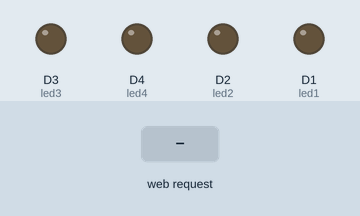
Simulated run of this sketch. Board: ESP8266 (NodeMCU). On the bench: output pins drawn as LEDs (lit = HIGH). Inputs (shaded band) come from the test bench. WiFi joins after 1.5 s; servers stay silent unless stated; what the sketch prints to the serial monitor is not drawn.

Above: at 2.8 s.
2.9 s: HTTP request GET /l1on received
At 3.7 s:
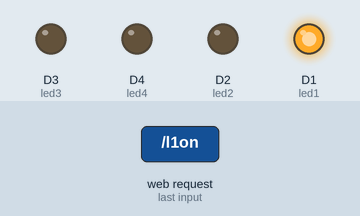
4.4 s: HTTP request GET /l2on received
At 4.8 s:
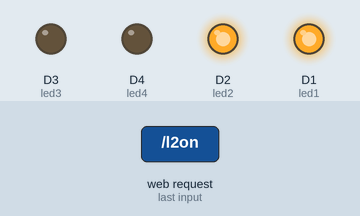
5.9 s: HTTP request GET /l1off received
At 7.1 s:
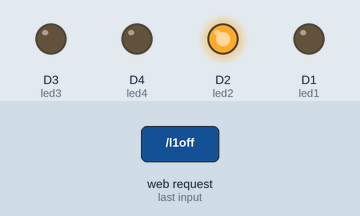
7.4 s: HTTP request GET /l3on received
At 8.3 s:
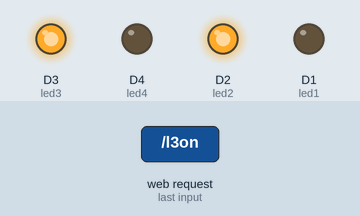
8.9 s: HTTP request GET /l2off received
At 9.4 s:
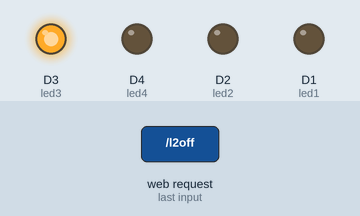
10.4 s: HTTP request GET /l4on received
At 11.8 s:
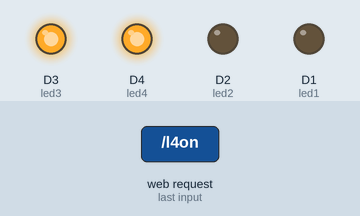
Timing chart, 0 to 12.9 s (numbered marks = the images above; inputs shaded):
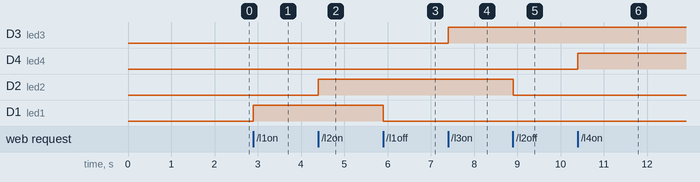

The sketch:

NodeMCU_test_ESP8266_.ino
```cpp
#include<ESP8266WiFi.h>

#define led1 D1
#define led2 D2
#define led3 D3
#define led4 D4

const char* ssid="Name";
const char* password="PW Bola Jabe na";

WiFiClient client;
WiFiServer server(80);

String data="";

void setup() {
  Serial.begin(115200);
  delay(10);
  pinMode(led1,OUTPUT);
  pinMode(led2,OUTPUT);
  pinMode(led3,OUTPUT);
  pinMode(led4,OUTPUT);

  Serial.print("Connecting to ");
  Serial.println(ssid);

  WiFi.begin(ssid,password);

  while(WiFi.status()!=WL_CONNECTED)
  {
    Serial.print(".");
    delay(200);
  }
  Serial.println();
  Serial.println("Connected");

  server.begin();
  Serial.println("Server Connected!");
  Serial.print("Use this IP to connect:");
  Serial.print(WiFi.localIP());
}

void loop() {

  client = server.available();
   if(!client)
   {
    return;
   }
   data = checkClient();

  if(data == "l1on")              //LED 1
    digitalWrite(led1,HIGH);
  else if(data == "l1off")
    digitalWrite(led1,LOW);

  if(data == "l2on")              //LED 2
    digitalWrite(led2,HIGH);
  else if(data == "l2off")
    digitalWrite(led2,LOW);

  if(data == "l3on")              //LED 3
    digitalWrite(led3,HIGH);
  else if(data == "l3off")
    digitalWrite(led3,LOW);

  if(data == "l4on")              //LED 4
    digitalWrite(led4,HIGH);
  else if(data == "l4off")
    digitalWrite(led4,LOW);


  client.println("HTTP/1.1 200 OK");
  client.println("Connect-Type: text/html");
  client.println("");
  client.println("<!DOCTYPE HTML>");
  client.println("<html>");
  client.println("<head><title>My Home!</title></head>");
  client.println("<body>");
  client.println("<center>");
  client.println("<br><h1>LED Control System</h1><br><br><hr><hr><br><br><br");

  client.println("<a href=\"/l1on\"\"><button>LED 1 ON</button></a>");
  client.println("<a href=\"/l1off\"\"><button>LED 1 OFF</button></a>");

  client.println("<a href=\"/l2on\"\"><button>LED 2 ON</button></a>");
  client.println("<a href=\"/l2off\"\"><button>LED 2 OFF</button></a>");

  client.println("<a href=\"/l3on\"\"><button>LED 3 ON</button></a>");
  client.println("<a href=\"/l3off\"\"><button>LED 3 OFF</button></a>");

  client.println("<a href=\"/l4on\"\"><button>LED 4 ON</button></a>");
  client.println("<a href=\"/l4off\"\"><button>LED 4 OFF</button></a>");

  client.println("<br><br>");
  client.println("<hr>");
  client.println("<br><br>");
  client.println("<h3>Created by Tanjim</h3></center>");
  client.println("</body></html>");


}


String checkClient (void)
{
  while(!client.available()) delay(1);
  String request = client.readStringUntil('\r');
  request.remove(0, 5);
  request.remove(request.length()-9,9);
  return request;
}
```

Measured:
- after the input at 2.9 s, D1 (led1): LOW → HIGH at once
- after the input at 4.4 s, D2 (led2): LOW → HIGH at once
- after the input at 5.9 s, D1 (led1): HIGH → LOW at once
- after the input at 7.4 s, D3 (led3): LOW → HIGH at once
- after the input at 8.9 s, D2 (led2): HIGH → LOW at once
- after the input at 10.4 s, D4 (led4): LOW → HIGH at once
